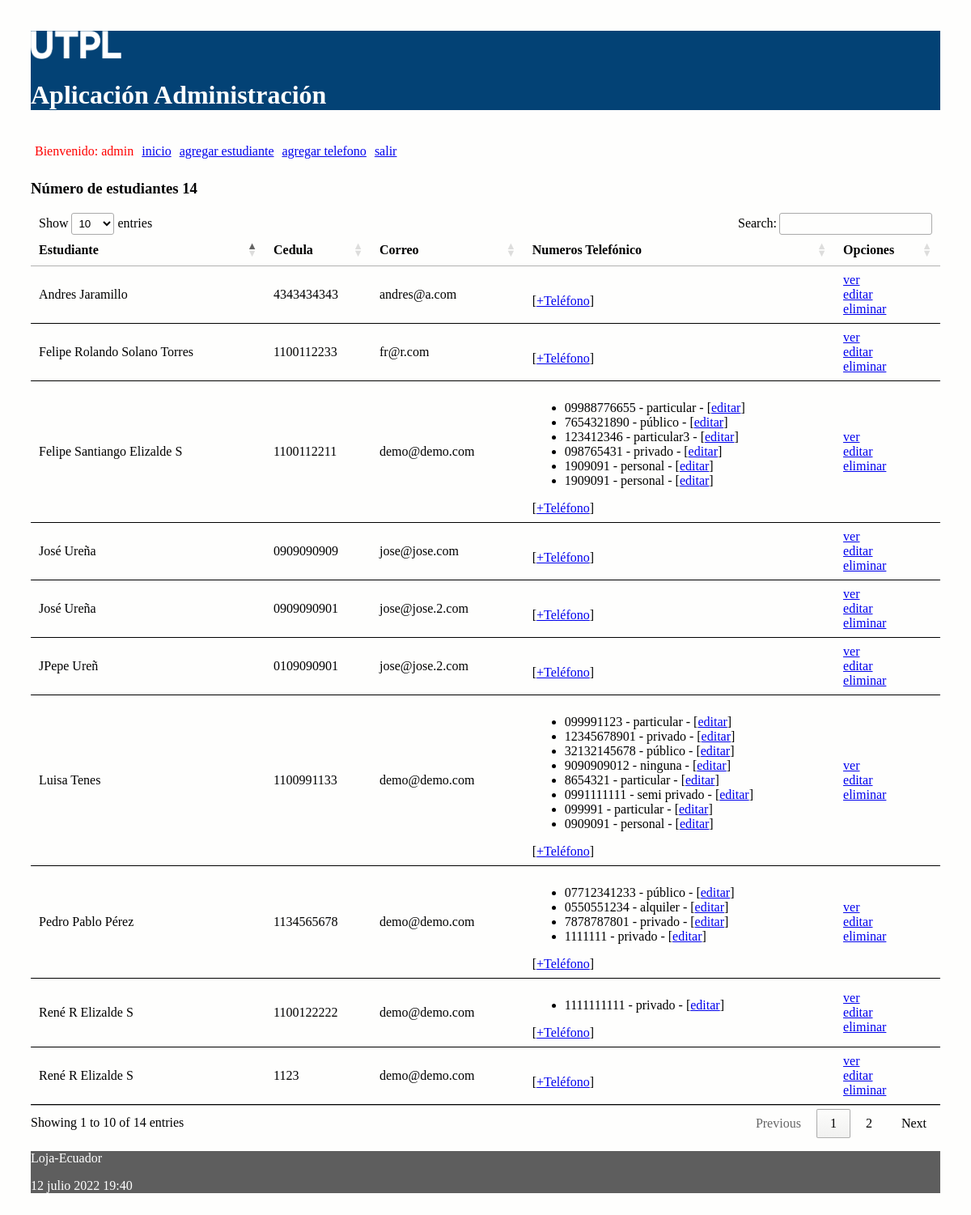
The app's page / (signed in), older data.
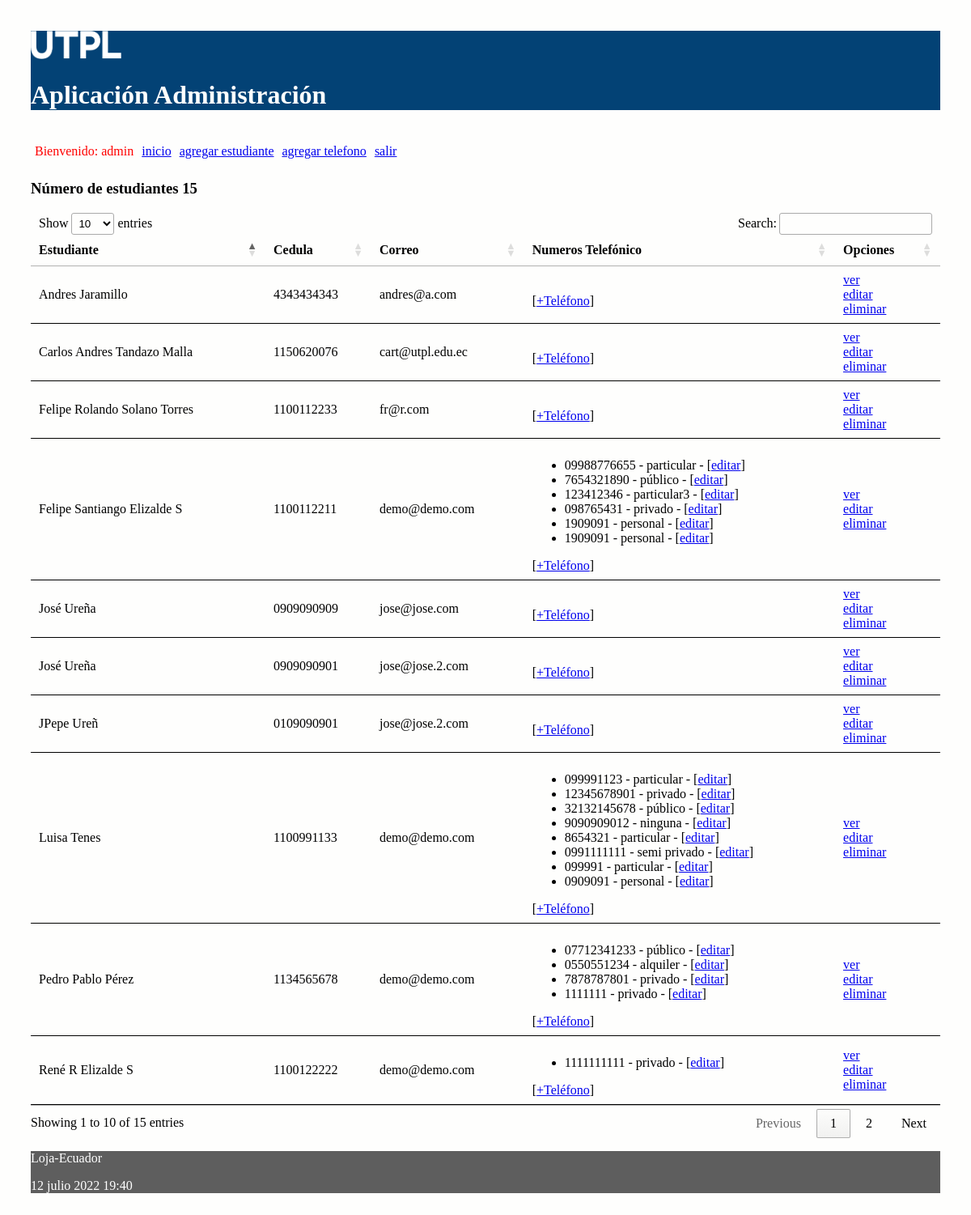
The same page, newer data.
### administrativo/models.py (models this page shows, shortened)
class Estudiante(models.Model):
    nombre = models.CharField(max_length=30)
    apellido = models.CharField(max_length=30)
    cedula = models.CharField(max_length=30, unique=True)
    correo = models.EmailField()

class NumeroTelefonico(models.Model):
    telefono = models.CharField(max_length=100)
    tipo = models.CharField(max_length=100)
    estudiante = models.ForeignKey(Estudiante, on_delete=models.CASCADE,
            related_name="numeros_telefonicos")

### administrativo/views.py (the view)
# urls.py: path('', views.index, name='index'),
def index(request):
    estudiantes = Estudiante.objects.all()
    informacion_template = {'estudiantes': estudiantes, 'numero_estudiantes': len(estudiantes)}
    return render(request, 'index.html', informacion_template)

### administrativo/templates/index.html (shortened to what this page needs)
{% extends "master.html" %}
{% block content %}
<h3>Número de estudiantes {{ numero_estudiantes }}</h3>
<table id="tabla_datos">
  <thead>
    <tr>
      <th>Estudiante</th>
      <th>Cedula</th>
      <th>Correo</th>
      <th>Numeros Telefónico </th>
      <th>Opciones</th>
    </tr>
  </thead>
  {% for e in estudiantes %}
  <tr>
    <td> {{e.nombre}} {{e.apellido}}</td>
    <td> {{e.cedula}}</td>
    <td> {{e.correo}}</td>
    <td>
      <ul>
        {% for t in e.numeros_telefonicos.all %}
          <li>
            <span>{{t.telefono}} - {{t.tipo}} - [<a href="{% url 'editar_numero_telefonico' t.id %}">editar</a>] </span>
          </li>
        {% endfor %}
      </ul>
        [<a href="{% url 'crear_numero_telefonico_estudiante' e.id%}">+Teléfono</a>]
    </td>
    <td> <a href="{% url 'obtener_estudiante' e.id %}">ver</a> <br>
      <a href="{% url 'editar_estudiante' e.id %}">editar</a> <br>
      <a href="{% url 'eliminar_estudiante' e.id %}"
      onclick="return confirm('¿Está seguro de la eliminación?')" >
      eliminar</a>
    </td>
  </tr>
  {% endfor %}
</table>
{% endblock %}

### administrativo/templates/master.html (shortened to what this page needs)
<!DOCTYPE html>
<html>
  <head>
    {% load static %}
    <link rel="stylesheet" type="text/css" href="{% static 'css/estilos.css' %}">
    <link rel="stylesheet" type="text/css" href="https://cdn.datatables.net/1.10.25/css/jquery.dataTables.min.css">
  </head>
  <body>
    {% load socialaccount %}
    {% load account %}
  <header>
    <img src="{% static 'images/logo.png' %}" height="10%" width="10%" alt="My image">
    <h1>Aplicación Administración </h1>
    <nav class="top_menu">
      <ul>
        {% if user.is_authenticated %}
          <li> <span class="nombre_usuario"> Bienvenido: {{user.username}} </span></li>
        {% endif %}
        <li><a href="{% url 'index' %}">inicio</a></li>
        <li><a href="{% url 'crear_estudiante' %}">agregar estudiante</a></li>
        <li><a href="{% url 'crear_numero_telefonico' %}">agregar telefono</a></li>
        {% if user.is_authenticated %}
          <li><a href="{% url 'logout_view' %}">salir</a></li>
        {% else %}
          <li>[<a href="{% url 'login' %}">ingresar</a>]</li>
          <li>[<a href="{% provider_login_url 'github' %}">ingresar con GitHub</a>]</li>
        {% endif %}
      </ul>
    </nav>
  </header>
  <section>
      {% block content %}
      {% endblock %}
  </section>
    <footer>
      <p>Loja-Ecuador</p>
      <p>{% now "j F Y H:i" %}</p>
    </footer>
  </body>
</html>

### administrativo/static/css/estilos.css (style rules this page uses)
body { background: #FEFEFD; padding: 30px; }
header { background: #034275; color: #FFF; }
section { width: 100%; }
th, td { padding: 15px; border-bottom: 1px solid black; }
.nombre_usuario { color: red; }
.top_menu ul { list-style:none; float:left; padding: 5px; width:95%; }
.top_menu ul li { float:left; margin-right:10px; margin-bottom:5px; text: #FFF; }
footer { background: #5E5E5E; color: #FFF; }

Row changes from the older to the newer data that the page shows:
no longer on this page (row unchanged): Estudiante: nombre "René R", apellido "Elizalde S", cedula "1123", correo "demo@demo.com"
added Estudiante: nombre "Carlos Andres", apellido "Tandazo Malla", cedula "1150620076", correo "cart@utpl.edu.ec"
Text that changed along with them:
text written by a page script: "Show entries Search: Showing 1 to 10 of 14 entries Previous 1 2 Next" → "Show entries Search: Showing 1 to 10 of 15 entries Previous 1 2 Next"
{{ numero_estudiantes }}: "14" → "15"
